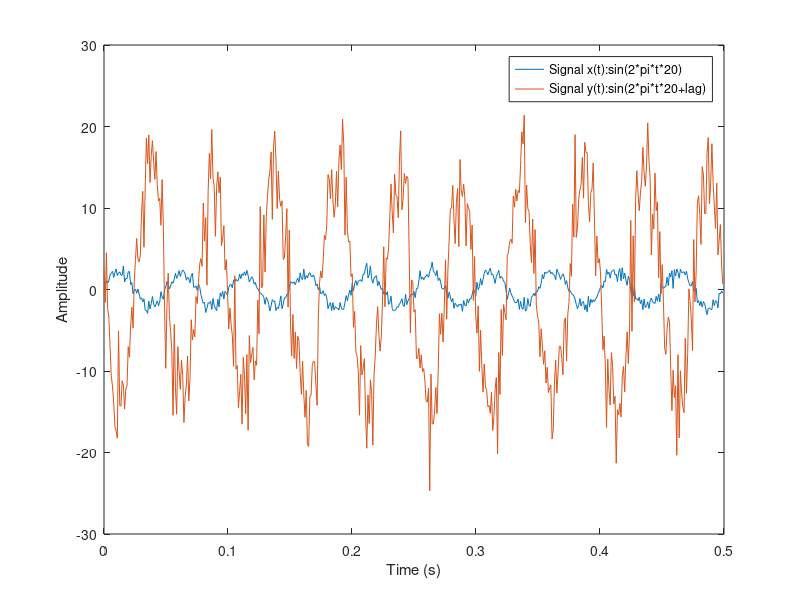
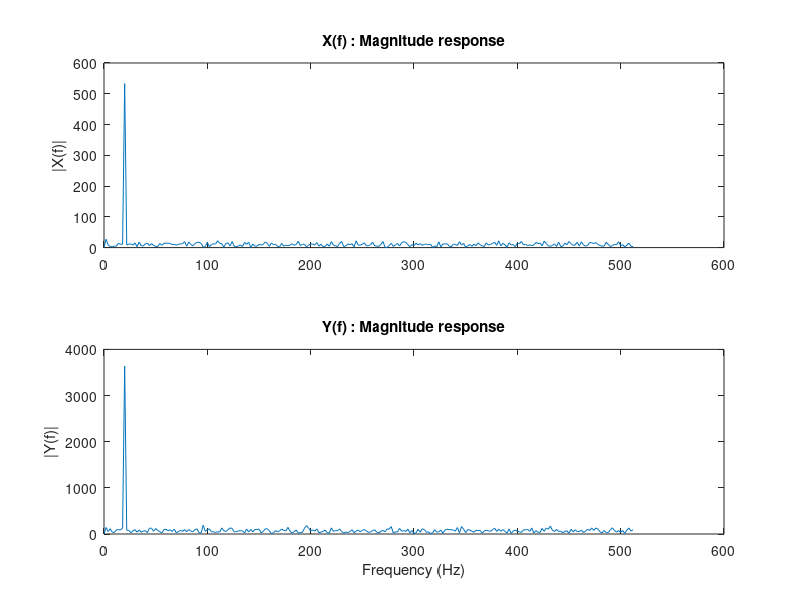
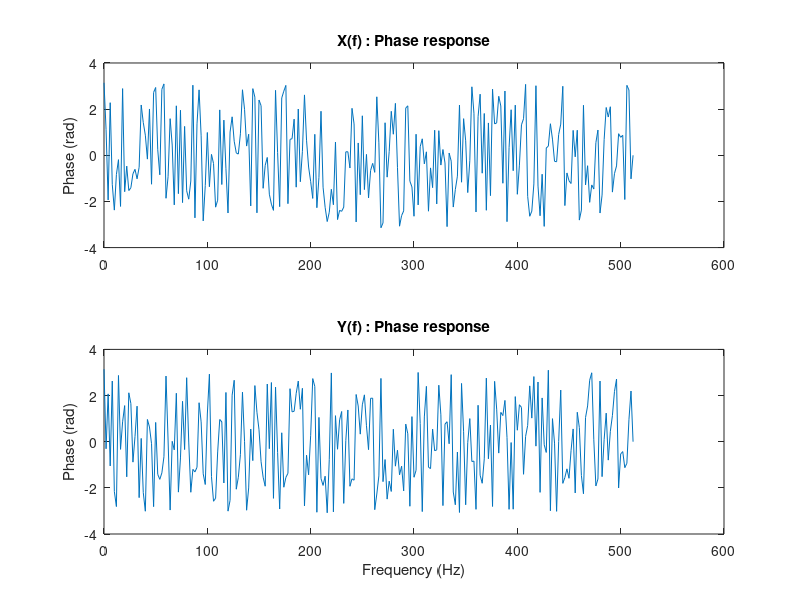

Write the MATLAB code that produced these figures, in order.
% clear
clear all

% set the lag
lag = pi/1;

% amplitude for sinusodial 1
amp_x = 2;

% amplitude for sinusodial 2
amp_y = 14;

% Sampling frequency
Fs = 1024;

% Time vector of 0.5 second
t = 0:1/Fs:0.5*(Fs-1)/Fs;

% number of points
npts = length(t);

% Create a sine wave of 20 Hz.
x = amp_x * (sin(2*pi*t*20) + ...
0.25*randn(1,npts)) + 5;

% Create a sine wave of 20 Hz
% with a phase of pi/2.
y = amp_y * (sin(2*pi*t*20 + lag)...
+ 0.25*randn(1,npts));

% remove bias
x = x - mean(x);
y = y - mean(y);

% plot the signal
figure(1)
plot(t,x,t,y);
xlabel('Time (s)');
ylabel('Amplitude');
legend('Signal x(t):sin(2*pi*t*20)',...
'Signal y(t):sin(2*pi*t*20+lag)');

% take the FFT
X=fft(x);
Y=fft(y);

% Calculate the numberof unique points
NumUniquePts = ceil((npts+1)/2);

figure(2)
subplot(211);
f = (0:NumUniquePts-1)*Fs/npts;
plot(f,abs(X(1:NumUniquePts)));
title('X(f) : Magnitude response');
ylabel('|X(f)|')
subplot(212)
plot(f,abs(Y(1:NumUniquePts)));
title('Y(f) : Magnitude response')
xlabel('Frequency (Hz)');
ylabel('|Y(f)|')

figure(3)
subplot(211)
plot(f,angle(X(1:NumUniquePts)));
title('X(f) : Phase response');
ylabel('Phase (rad)');
subplot(212)
plot(f,angle(Y(1:NumUniquePts)));
title('Y(f) : Phase response');
xlabel('Frequency (Hz)');
ylabel('Phase (rad)');

% Determine the max value and max point.
% This is where the sinusoidal
% is located. See Figure 2.
[mag_x idx_x] = max(abs(X));
[mag_y idx_y] = max(abs(Y));

% determine the phase difference
% at the maximum point.
px = angle(X(idx_x));
py = angle(Y(idx_y));
phase_lag = py - px

% determine the amplitude scaling
amplitude_ratio = mag_y/mag_x
